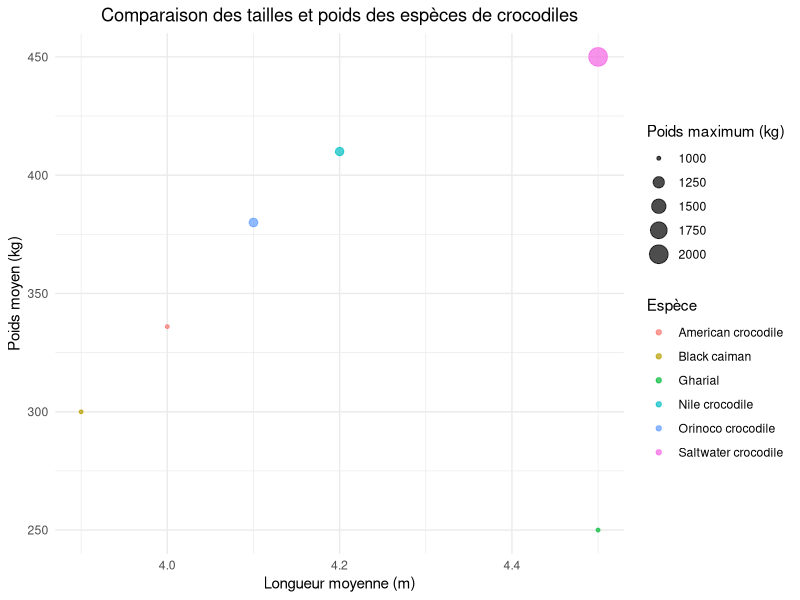

Reproduce this figure in R.
# visualize.R

# Charger les bibliothèques nécessaires
library(ggplot2)

# Créer un jeu de données sur les crocodiles
crocodile_data <- data.frame(
  Species = c("Saltwater crocodile", "Nile crocodile", "Orinoco crocodile", 
              "American crocodile", "Black caiman", "Gharial"),
  Average_Mass_kg = c(450, 410, 380, 336, 300, 250),
  Maximum_Mass_kg = c(2000, 1090, 1100, 1000, 1000, 1000),
  Average_Length_m = c(4.5, 4.2, 4.1, 4.0, 3.9, 4.5)
)

# Créer une visualisation avec ggplot2
plot <- ggplot(crocodile_data, aes(x = Average_Length_m, y = Average_Mass_kg)) +
  geom_point(aes(size = Maximum_Mass_kg, color = Species), alpha = 0.7) +
  labs(
    title = "Comparaison des tailles et poids des espèces de crocodiles",
    x = "Longueur moyenne (m)",
    y = "Poids moyen (kg)",
    size = "Poids maximum (kg)",
    color = "Espèce"
  ) +
  theme_minimal() +
  theme(
    plot.title = element_text(hjust = 0.5),
    legend.position = "right"
  )

# Afficher le graphique
print(plot)
